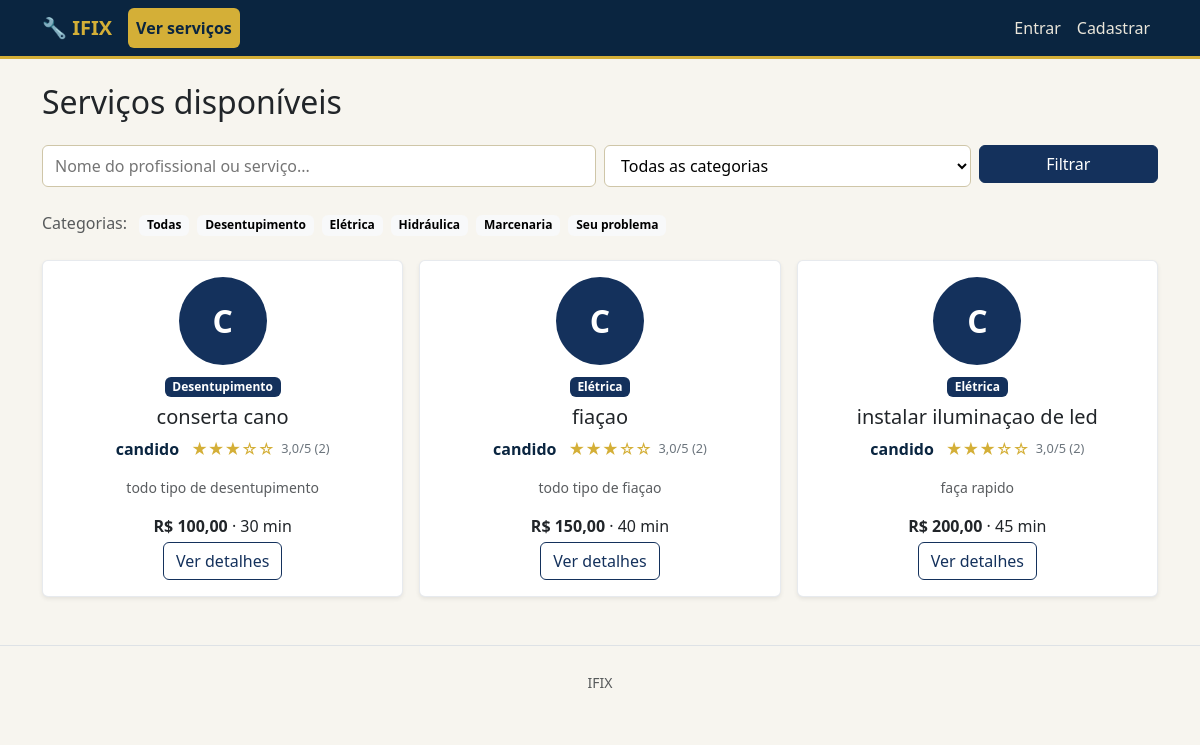
/servicos/, run on an earlier commit of the app's database.
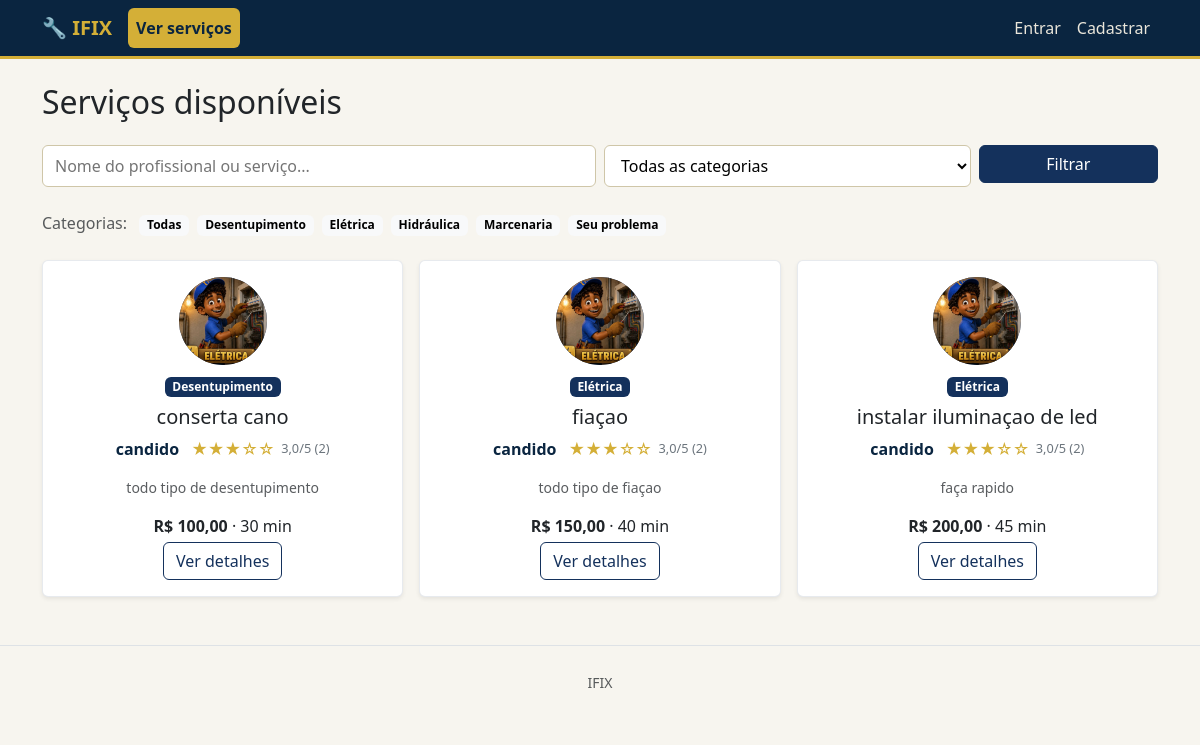
And on a later commit of the database.
### services/models.py (models this page shows, shortened)
class CategoriaServico(models.Model):
    nome = models.CharField(max_length=100, unique=True)
    slug = models.SlugField(max_length=110, unique=True, blank=True)
    icone = models.CharField(
        max_length=30, blank=True,
        help_text='Nome de um emoji/ícone simples para exibir na listagem.',
    )
    class Meta:
        verbose_name = 'Categoria de serviço'
        verbose_name_plural = 'Categorias de serviço'
        ordering = ['nome']
    def __str__(self):
        return self.nome

class Servico(models.Model):
    profissional = models.ForeignKey(
        settings.AUTH_USER_MODEL,
        on_delete=models.CASCADE,
        related_name='servicos',
        limit_choices_to={'profile__tipo': 'profissional'},
    )
    categoria = models.ForeignKey(
        CategoriaServico,
        on_delete=models.PROTECT,
        related_name='servicos',
    )
    nome = models.CharField(max_length=150, verbose_name='Nome do serviço')  # P4
    descricao = models.TextField(verbose_name='Descrição')  # P5
    preco = models.DecimalField(max_digits=10, decimal_places=2, verbose_name='Preço (R$)')  # P6
    duracao_minutos = models.PositiveIntegerField(verbose_name='Duração estimada (minutos)')  # P7
    disponivel = models.BooleanField(default=True, verbose_name='Disponível para usuários')  # P9
    criado_em = models.DateTimeField(auto_now_add=True)
    atualizado_em = models.DateTimeField(auto_now=True)
    class Meta:
        verbose_name = 'Serviço'
        verbose_name_plural = 'Serviços'
        ordering = ['-criado_em']

### accounts/models.py (models this page shows, shortened)
class Profile(models.Model):
    TIPO_USUARIO = 'usuario'
    TIPO_PROFISSIONAL = 'profissional'
    TIPO_CHOICES = (
        (TIPO_USUARIO, 'Usuário'),
        (TIPO_PROFISSIONAL, 'Profissional'),
    )
    user = models.OneToOneField(
        settings.AUTH_USER_MODEL,
        on_delete=models.CASCADE,
        related_name='profile',
    )
    tipo = models.CharField(max_length=15, choices=TIPO_CHOICES, verbose_name='Tipo de conta')
    telefone = models.CharField(max_length=20, blank=True, verbose_name='Telefone')
    endereco = models.CharField(max_length=255, blank=True, verbose_name='Endereço')
    numero = models.CharField(max_length=10, blank=True, verbose_name='Número')
    complemento = models.CharField(max_length=100, blank=True, verbose_name='Complemento')
    foto = models.FileField(upload_to='fotos_perfil/', blank=True, verbose_name='Foto de perfil')
    especialidade = models.CharField(
        max_length=255, blank=True,
        verbose_name='Especialidade/Área de atuação',
        help_text='Preenchido apenas para contas de profissionais.',
    )
    criado_em = models.DateTimeField(auto_now_add=True)
    class Meta:
        verbose_name = 'Perfil'
        verbose_name_plural = 'Perfis'

### services/views.py (the view, shortened to what this page needs)
# urls.py: path('', views.servico_list, name='servico_list'),  # U4 + U5 + U6
def servico_list(request):
    form = BuscaServicoForm(request.GET or None)
    servicos = Servico.objects.filter(disponivel=True).select_related('categoria', 'profissional', 'profissional__profile').annotate(
        avaliacao_media=Avg('profissional__avaliacoes_recebidas__estrelas'),
        total_avaliacoes=Count('profissional__avaliacoes_recebidas', distinct=True),
    )
    for servico in servicos:
        servico.avaliacao_estrelas = estrelas_da_media(servico.avaliacao_media)
    categorias = CategoriaServico.objects.all()
    return render(request, 'services/servico_list.html', {
        'servicos': servicos,
        'form': form,
        'categorias': categorias,
    })

### services/forms.py
class BuscaServicoForm(forms.Form):
    q = forms.CharField(
        required=False, label='Buscar profissional ou serviço',
        widget=forms.TextInput(attrs={'placeholder': 'Nome do profissional ou serviço...'}),
    )
    categoria = forms.ModelChoiceField(
        required=False, label='Categoria', queryset=CategoriaServico.objects.all(),
        empty_label='Todas as categorias',
    )

### services/context_processors.py (called while the page is built, shortened)
def notificacoes_mensagens(request):
    if not request.user.is_authenticated:
        return {
            'mensagens_nao_lidas': [],
            'total_mensagens_nao_lidas': 0,
            'total_solicitacoes_pendentes': 0,
        }

### services/models.py (called while the page is built)
def estrelas_da_media(media):
    if media is None:
        return ''
    estrelas_preenchidas = min(5, max(0, int(float(media) + 0.5)))
    return '★' * estrelas_preenchidas + '☆' * (5 - estrelas_preenchidas)

### services/templates/services/servico_list.html (shortened to what this page needs)
{% extends "base.html" %}
{% block content %}
<h2 class="mb-4">Serviços disponíveis</h2>
<form method="get" class="row g-2 mb-4">
    <div class="col-md-6">
        {{ form.q }}
    </div>
    <div class="col-md-4">
        {{ form.categoria }}
    </div>
    <div class="col-md-2">
        <button type="submit" class="btn btn-primary w-100">Filtrar</button>
    </div>
</form>
<div class="mb-4">
    <span class="text-muted me-2">Categorias:</span>
    <a href="{% url 'services:servico_list' %}" class="badge text-bg-light text-decoration-none me-1">Todas</a>
    {% for categoria in categorias %}
        <a href="?categoria={{ categoria.pk }}" class="badge text-bg-light text-decoration-none me-1">{{ categoria.nome }}</a>
    {% endfor %}
</div>
<div class="service-grid">
    {% for servico in servicos %}
        <div>
            <div class="card card-servico h-100 shadow-sm">
                <div class="card-body d-flex flex-column align-items-center text-center">
                    <div class="service-provider-photo">
                        {% if servico.profissional.profile.foto %}
                            <img src="{{ servico.profissional.profile.foto.url }}" alt="Foto de {{ servico.profissional.username }}">
                        {% else %}
                            <span>{{ servico.profissional.username|first|upper }}</span>
                        {% endif %}
                    </div>
                    <div class="service-card-info d-flex flex-column align-items-center w-100">
                        <div class="service-category-rating mb-2">
                            <span class="badge text-bg-info">{{ servico.categoria.nome }}</span>
                        </div>
                        <h5 class="card-title">{{ servico.nome }}</h5>
                        <div class="professional-info mb-3">
                            <strong class="professional-name">{{ servico.profissional.username }}</strong>
                            <div class="professional-rating" aria-label="Avaliação do profissional">
                                {% if servico.total_avaliacoes %}
                                    <span class="rating-stars" aria-label="{{ servico.avaliacao_media|floatformat:1 }} de 5 estrelas">{{ servico.avaliacao_estrelas }}</span>
                                    <span class="rating-score">{{ servico.avaliacao_media|floatformat:1 }}/5 ({{ servico.total_avaliacoes }})</span>
                                {% else %}
                                    <span class="rating-score">Ainda sem avaliações</span>
                                {% endif %}
                            </div>
                        </div>
                        <p class="card-text text-muted small">{{ servico.descricao|truncatewords:20 }}</p>
                        <p class="mb-1"><strong>R$ {{ servico.preco }}</strong> &middot; {{ servico.duracao_minutos }} min</p>
                        <a href="{% url 'services:servico_detail' servico.pk %}" class="btn btn-outline-primary mt-auto">Ver detalhes</a>
                    </div>
                </div>
            </div>
        </div>
    {% empty %}
        <p class="text-muted">Nenhum serviço encontrado.</p>
    {% endfor %}
</div>
{% endblock %}

### templates/base.html (shortened to what this page needs)
{% load static %}
<!DOCTYPE html>
<html lang="pt-br">
<head>
    <link href="https://cdn.jsdelivr.net/npm/bootstrap@5.3.3/dist/css/bootstrap.min.css" rel="stylesheet">
    <link href="{% static 'css/style.css' %}?v=3" rel="stylesheet">
</head>
<body>
<nav class="navbar navbar-expand-lg navbar-dark bg-dark mb-4">
    <div class="container">
        <a class="navbar-brand fw-bold" href="{% url 'home' %}">🔧 IFIX</a>
        <div class="collapse navbar-collapse" id="nav">
            <ul class="navbar-nav me-auto">
                <li class="nav-item">
                    <a class="nav-link {% if request.resolver_match.url_name == 'servico_list' or request.resolver_match.url_name == 'servico_detail' or request.resolver_match.url_name == 'servico_solicitar' %}active{% endif %}" href="{% url 'services:servico_list' %}">Ver serviços</a>
                </li>
            </ul>
            <ul class="navbar-nav">
                {% if user.is_authenticated %}
                    <li class="nav-item">
                        <a class="nav-link d-flex align-items-center gap-2 {% if request.resolver_match.url_name == 'profile_edit' %}active{% endif %}" href="{% url 'accounts:profile_edit' %}">
                            {% if user.profile.foto %}
                                <img src="{{ user.profile.foto.url }}" alt="Foto de perfil" class="profile-avatar">
                            {% else %}
                                <span class="profile-avatar profile-avatar-placeholder" aria-label="Sem foto de perfil">{{ user.username|first|upper }}</span>
                            {% endif %}
                            Olá, {{ user.first_name|default:user.username }}
                        </a>
                    </li>
                    <li class="nav-item">
                        <form method="post" action="{% url 'accounts:logout' %}" class="d-inline">
                            {% csrf_token %}
                            <button type="submit" class="btn btn-outline-light btn-sm ms-2">Sair</button>
                        </form>
                    </li>
                {% else %}
                    <li class="nav-item"><a class="nav-link {% if request.resolver_match.url_name == 'login' %}active{% endif %}" href="{% url 'accounts:login' %}">Entrar</a></li>
                    <li class="nav-item"><a class="nav-link " href="{% url 'accounts:register_user' %}">Cadastrar</a></li>
                {% endif %}
            </ul>
        </div>
    </div>
</nav>
<div class="container mb-5">
    {% block content %}{% endblock %}
</div>
<footer class="text-center text-muted py-4 border-top">
    <small>IFIX</small>
</footer>
</body>
</html>

### static/css/style.css (style rules this page uses)
:root { --color-blue-dark: #0a2540; --color-blue: #14315c; --color-blue-light: #1f4a86; --color-gold: #d4af37; --color-gold-light: #f1d98b; --color-gold-dark: #a9821f; --color-bg: #f7f5ef; }
body { background-color: var(--color-bg); }
.navbar.bg-dark { background-color: var(--color-blue-dark) !important; border-bottom: 3px solid var(--color-gold); }
.navbar-brand { color: var(--color-gold) !important; }
.navbar .nav-link { color: #eae6da !important; }
.navbar .nav-item .nav-link.active { font-weight: 700; background-color: var(--color-gold) !important; color: var(--color-blue-dark) !important; border-radius: 0.375rem; }
.btn-primary { background-color: var(--color-blue); border-color: var(--color-blue); }
.btn-outline-primary { color: var(--color-blue); border-color: var(--color-blue); }
.service-grid { display: grid; grid-template-columns: repeat(5, minmax(0, 1fr)); gap: 1rem; }
@media (max-width: 1200px) { .service-grid { grid-template-columns: repeat(3, minmax(0, 1fr)); } }
.card-servico { transition: transform 0.15s ease, box-shadow 0.15s ease; border: 1px solid rgba(20, 49, 92, 0.1); }
.card-servico .card-body { min-height: 250px; }
.service-provider-photo { width: 88px; height: 88px; flex: 0 0 88px; margin-bottom: 0.75rem; border-radius: 50%; overflow: hidden; background-color: var(--color-blue); color: #fff; display: flex; align-items: center; justify-content: center; font-size: 2rem; font-weight: 700; }
.service-provider-photo img { width: 100%; height: 100%; object-fit: cover; }
.service-card-info { min-width: 0; width: 100%; }
.service-card-info .professional-info { justify-content: center; }
.badge.text-bg-info { background-color: var(--color-blue) !important; color: #fff !important; }
.professional-rating { display: flex; align-items: center; gap: 0.4rem; flex-wrap: nowrap; }
.service-category-rating { display: flex; align-items: center; gap: 0.6rem; flex-wrap: wrap; }
.professional-info { display: flex; align-items: center; gap: 0.75rem; flex-wrap: wrap; }
.professional-name { color: var(--color-blue-dark); }
.rating-stars { display: inline-block; color: var(--color-gold); font-size: 1rem; letter-spacing: 0; line-height: 1; }
.rating-score { color: #6c757d; font-size: 0.8rem; }
form input[type="text"], form input[type="email"], form input[type="password"], form input[type="number"], form input[type="tel"], form textarea, form select { display: block; width: 100%; padding: 0.5rem 0.75rem; border: 1px solid #cfc6a8; border-radius: 0.375rem; background-color: #fff; }

What changed in the data, as far as the page shows it:
changed through a linked row, Servico "conserta cano": profissional.profile.foto: picture added; profissional.username|first "C" → (not shown)
changed through a linked row, Servico "fiaçao": profissional.profile.foto: picture added; profissional.username|first "C" → (not shown)
changed through a linked row, Servico "instalar iluminaçao de led": profissional.profile.foto: picture added; profissional.username|first "C" → (not shown)
